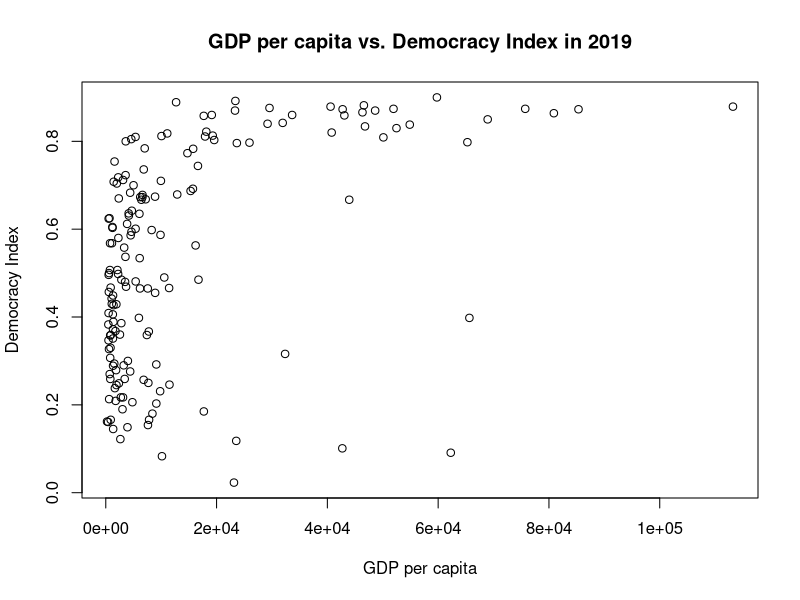
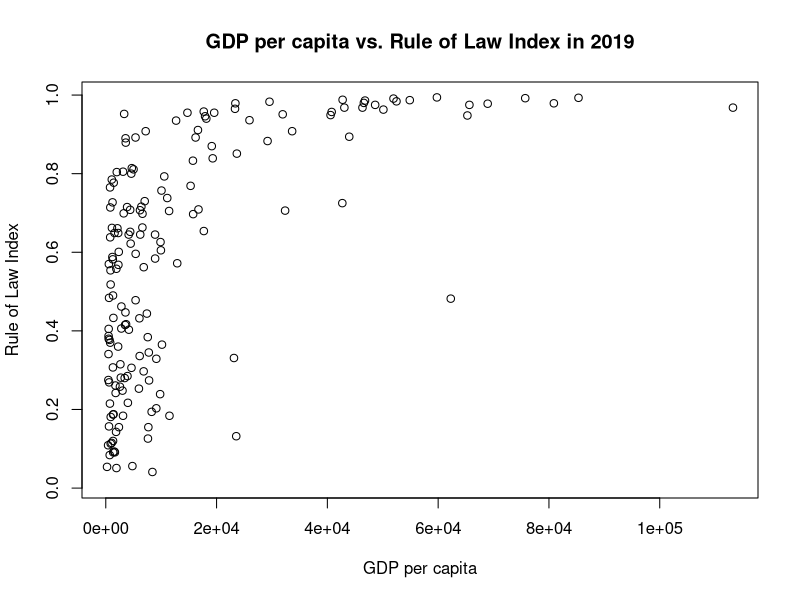
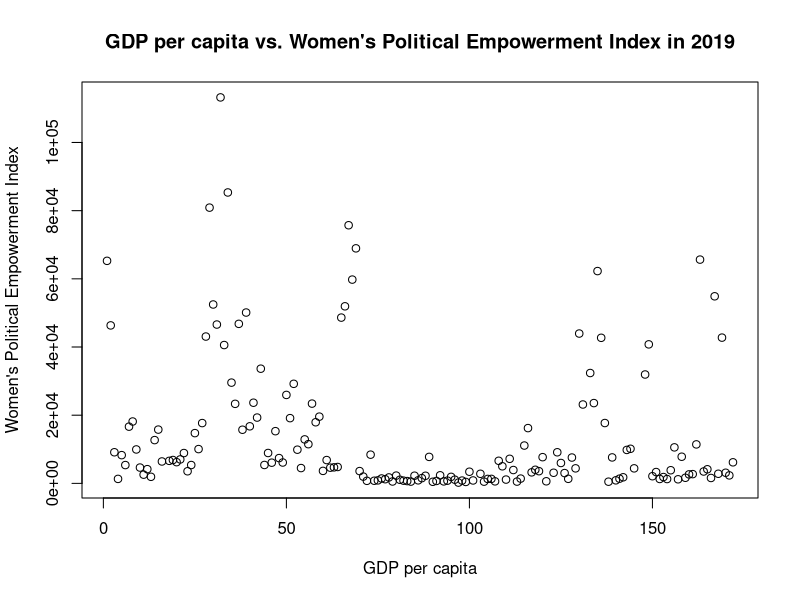
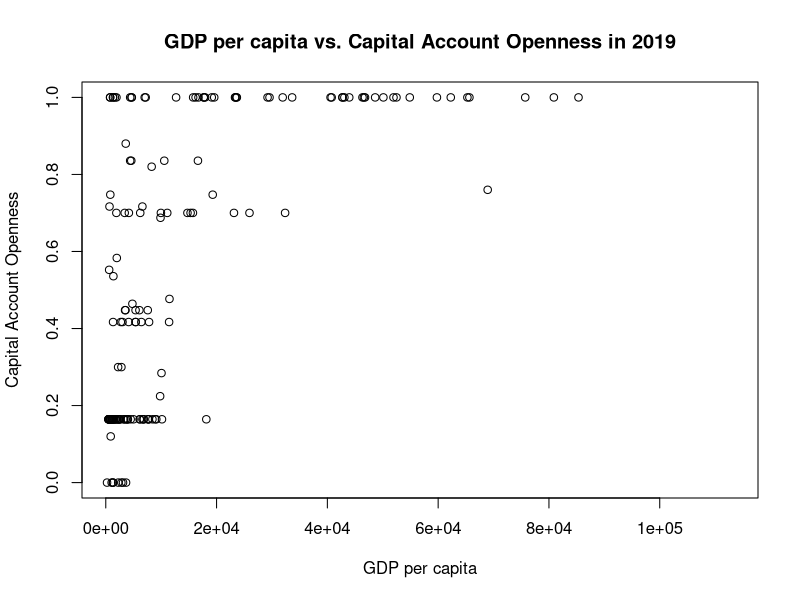
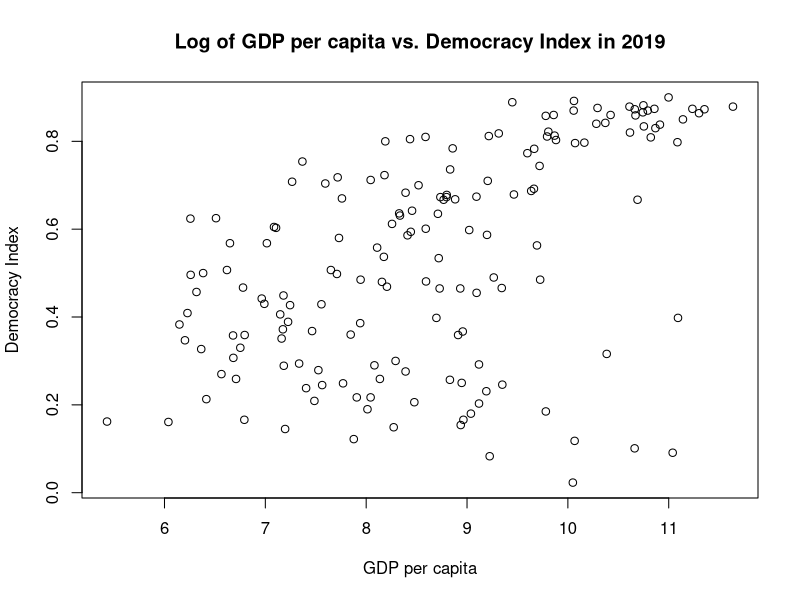
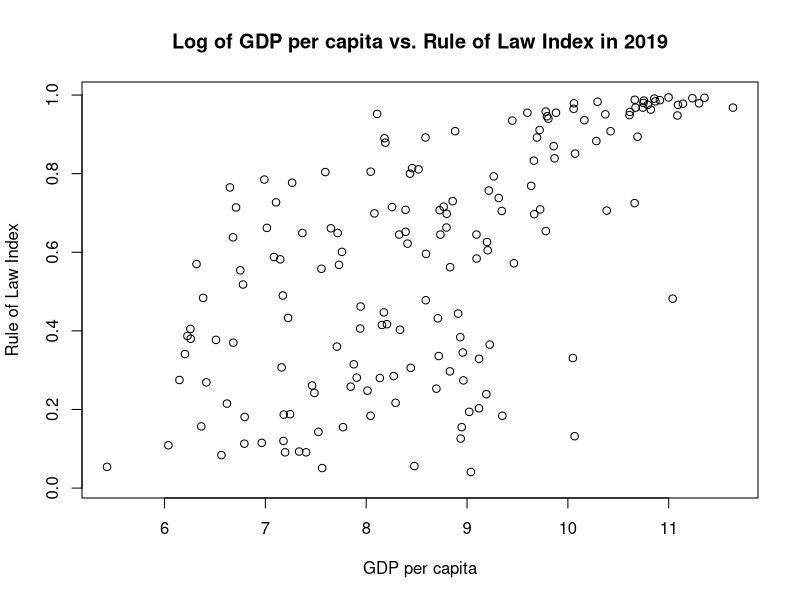
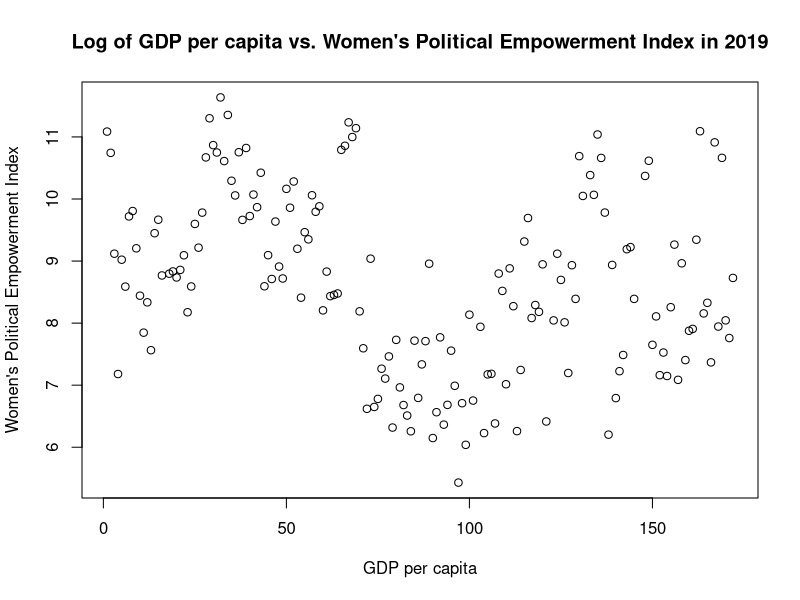
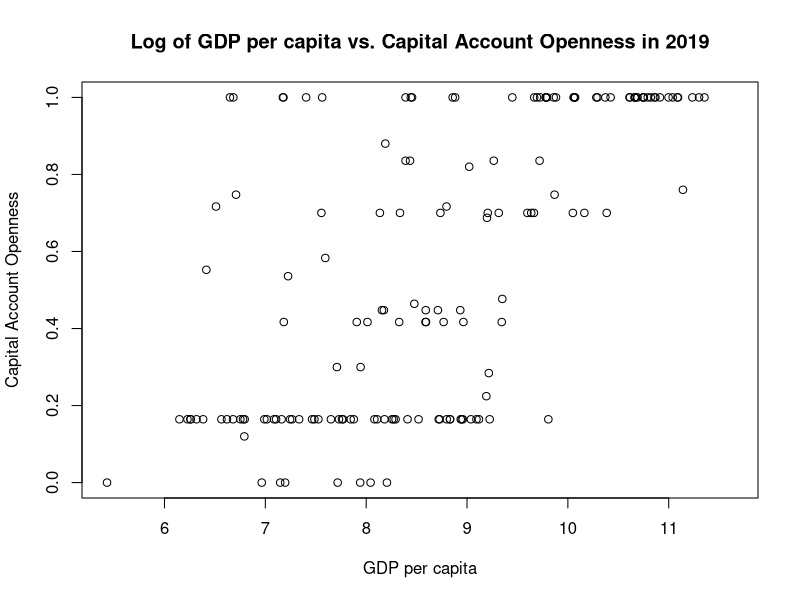

These charts were generated, in order, by the following R code: (Note: this script raises an error after producing the figures.)
## ---- chunk 1
fdi <- read.csv("fdi_data.csv")
## ---- chunk 2
fdi$wto <- as.logical(fdi$wto)
fdi$alliance_US <- as.logical(fdi$alliance_US)
fdi$alliance_RU <- as.logical(fdi$alliance_RU)
fdi$conflict <- as.logical(fdi$conflict)
fdi$conflict_intensity <- ifelse(fdi$conflict_intensity == 1, "minor", "major")
fdi$conflict_type[fdi$conflict_type == 0] <- "no conflict"
fdi$conflict_type[fdi$conflict_type == 1] <- "extrasystemic"
fdi$conflict_type[fdi$conflict_type == 2] <- "interstate"
fdi$conflict_type[fdi$conflict_type == 3] <- "intrastate"
fdi$conflict_type[fdi$conflict_type == 4] <- "internationalized intrastate"
dim(fdi)
head(fdi)
fdi_2019 <- fdi[fdi$year == 2019,]
dim(fdi_2019)
head(fdi_2019)
## ---- chunk 3
# create scatterplot of gdp per capita vs. democracy index in 2019
plot(fdi_2019$gdppc, fdi_2019$v2x_polyarchy, xlab="GDP per capita", ylab="Democracy Index")
title("GDP per capita vs. Democracy Index in 2019")

# create scatterplot of gdp per capita vs. rule of law index in 2019
plot(fdi_2019$gdppc, fdi_2019$v2x_rule, xlab="GDP per capita", ylab="Rule of Law Index")
title("GDP per capita vs. Rule of Law Index in 2019")

# create scatterplot of gdp per capita vs. women's policital empowerment in 2019
plot(fdi_2019$gdppc, fdi_2019$v2x_gender, xlab="GDP per capita", ylab="Women's Political Empowerment Index")
title("GDP per capita vs. Women's Political Empowerment Index in 2019")

# create scatterplot of gdp per capita vs. measure of capital account openness

plot(fdi_2019$gdppc, fdi_2019$ka_open, xlab="GDP per capita", ylab="Capital Account Openness")
title("GDP per capita vs. Capital Account Openness in 2019")

## ---- chunk 4
fdi_2019$log_gdppc <- log(fdi_2019$gdppc)
# create scatterplot of gdp per capita vs. democracy index in 2019
plot(fdi_2019$log_gdppc, fdi_2019$v2x_polyarchy, xlab="GDP per capita", ylab="Democracy Index")
title("Log of GDP per capita vs. Democracy Index in 2019")

# create scatterplot of gdp per capita vs. rule of law index in 2019
plot(fdi_2019$log_gdppc, fdi_2019$v2x_rule, xlab="GDP per capita", ylab="Rule of Law Index")
title("Log of GDP per capita vs. Rule of Law Index in 2019")

# create scatterplot of gdp per capita vs. women's policital empowerment in 2019
plot(fdi_2019$log_gdppc, fdi_2019$v2x_gender, xlab="GDP per capita", ylab="Women's Political Empowerment Index")
title("Log of GDP per capita vs. Women's Political Empowerment Index in 2019")

# create scatterplot of gdp per capita vs. measure of capital account openness
plot(fdi_2019$log_gdppc, fdi_2019$ka_open, xlab="GDP per capita", ylab="Capital Account Openness")
title("Log of GDP per capita vs. Capital Account Openness in 2019")
## ---- chunk 5
plot(jitter(fdi_2019$gdppc), jitter(fdi_2019$fdi_per_gdp), col = "green", xlab = "gdppc", ylab = "fdi_per_gdp")
mtext(paste("Correlation =", round(cor(fdi_2019$gdppc, fdi_2019$fdi_per_gdp, use = "complete.obs"), 3)), cex = 1.2, line = 0)
mtext("gdppc vs. fdi_per_gdp", cex = 1.2, line = 1)
abline(lm(fdi_2019$fdi_per_gdp ~ fdi_2019$gdppc), col = "orange")
## ---- chunk 6
#Calculate the correlation between Conflict Intensity and GDP per Capita
(cor5 <- round(cor(fdi_2019$gdppc, fdi_2019$conflict_intensity, use = "pairwise.complete.obs"),3))
## ---- chunk 7
# Create a dataframe with just two columns for target variables
gddpc_ttest_data <- data.frame(fdi_2019$conflict, fdi_2019$gdppc)

# Remove rows with missing values in any column of data frame
gddpc_ttest_data<- gddpc_ttest_data[complete.cases(gddpc_ttest_data),]

colnames(gddpc_ttest_data) <- c("conflict", "gdppc")
(ttest <- t.test(gddpc_ttest_data$gdppc ~ gddpc_ttest_data$conflict, conf.level = .99))
## ---- chunk 8
set.seed(230)

N <- 10000
bootstrapped_conflict <- rep(NA, N)
for (i in 1:N) {
  bootstrapped_conflict[i] <- mean(sample(gddpc_ttest_data$gdppc[gddpc_ttest_data$conflict == TRUE],
                   sum(gddpc_ttest_data$conflict == TRUE), replace = TRUE))
}
qLeft <- quantile(bootstrapped_conflict, c(0.025, 0.975))
paste0("The 95% bootstrapped confidence interval for GDP per capita of countries with armed conflict is (", qLeft[1], ", ", qLeft[2], ")")

bottstrapped_no_conflict <- rep(NA, N)
for (i in 1:N) {
  bottstrapped_no_conflict[i] <- mean(sample(gddpc_ttest_data$gdppc[gddpc_ttest_data$conflict == FALSE],
                   sum(gddpc_ttest_data$conflict == FALSE), replace = TRUE))
}
qRight <- quantile(bottstrapped_no_conflict, c(0.025, 0.975))
paste0("The 95% bootstrapped confidence interval for GDP per capita of countries with no armed conflict is (", qRight[1], ", ", qRight[2], ")")
## ---- chunk 9
set.seed(230)

N <- 10000
diffvals <- rep(NA, N)
for (i in 1:N) {
  fakeconflict <- sample(gddpc_ttest_data$conflict)
  diffvals[i] <- mean(gddpc_ttest_data$gdppc[fakeconflict == TRUE]) -
    mean(gddpc_ttest_data$gdppc[fakeconflict == FALSE])
}

actualdiff <- mean(gddpc_ttest_data$gdppc[gddpc_ttest_data$conflict == TRUE])  -
  mean(gddpc_ttest_data$gdppc[gddpc_ttest_data$conflict == FALSE])

hist(diffvals,
     col = "yellow",
     main = "Permuted Sample Mean Diff in gdppc by conflict status",
     xlab = "Difference in gdppc",
     breaks = 50)
abline(v = actualdiff, col = "blue", lwd = 3)
text(actualdiff-.01, 300, paste("Actual Diff in Means =", round(actualdiff, 4)), srt = 90)

paste("P-value:", mean(abs(diffvals) >= abs(actualdiff)))
## ---- chunk 10
fdi_anova <- fdi_2019[c("gdppc", "conflict_intensity", "conflict_type")]
fdi_anova <- fdi_anova[complete.cases(fdi_anova),]

